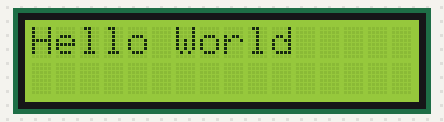
A sketch run on a simulated Arduino Uno, built with avr-gcc and run on an emulated ATmega328P. Shown: 16×2 character LCD.

Above: at 0.1 s.
At 5.1 s:
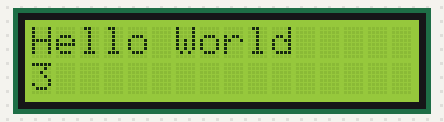
At 9.1 s:
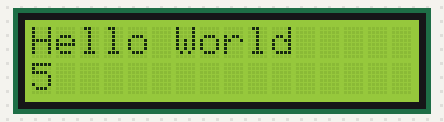
At 19.1 s:
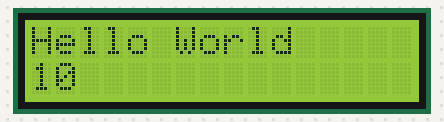
At 28.1 s:
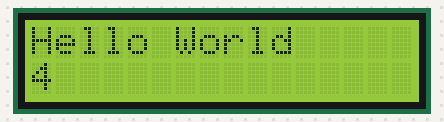
At 38.1 s:
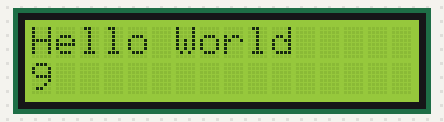

The sketch:

using_16x2LCD_display.ino
```cpp
#include <LiquidCrystal.h>
int rs=7;
int en=8;
int d4=9;
int d5=10;
int d6=11;
int d7=12;
LiquidCrystal lcd(rs,en,d4,d5,d6,d7);

void setup() {
  // put your setup code here, to run once:
  lcd.begin(16,2);

}

void loop() {
  // put your main code here, to run repeatedly:
  lcd.setCursor(0,0); //to set cursor
  lcd.print("Hello World");
  delay(1000);
  // lcd.setCursor(0,1);
  // lcd.print("My name is KJ");
  // delay(1000);
  // lcd.clear();
  for(int i=1;i<=10;i++)
  {
    lcd.setCursor(0,1);
    lcd.print(i);
    delay(2000);
  }
    lcd.clear();

}
```

Measured:
- what the display in image 1 shows lasts 2.0 s, from 5.1 s to 7.1 s
